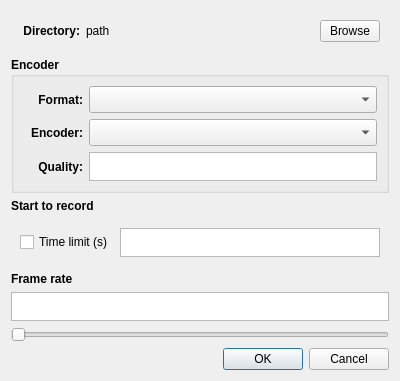
<?xml version="1.0" encoding="UTF-8"?>
<ui version="4.0">
 <class>dialog_record_option</class>
 <widget class="QDialog" name="dialog_record_option">
  <property name="geometry">
   <rect>
    <x>0</x>
    <y>0</y>
    <width>400</width>
    <height>381</height>
   </rect>
  </property>
  <property name="windowTitle">
   <string>Dialog</string>
  </property>
  <layout class="QVBoxLayout" name="verticalLayout">
   <item>
    <widget class="QWidget" name="widget_2" native="true">
     <layout class="QHBoxLayout" name="horizontalLayout_2">
      <item>
       <widget class="QLabel" name="label_2">
        <property name="minimumSize">
         <size>
          <width>60</width>
          <height>0</height>
         </size>
        </property>
        <property name="maximumSize">
         <size>
          <width>60</width>
          <height>16777215</height>
         </size>
        </property>
        <property name="font">
         <font>
          <bold>true</bold>
         </font>
        </property>
        <property name="text">
         <string>Directory:</string>
        </property>
        <property name="alignment">
         <set>Qt::AlignRight|Qt::AlignTrailing|Qt::AlignVCenter</set>
        </property>
       </widget>
      </item>
      <item>
       <widget class="QLabel" name="lbDir">
        <property name="text">
         <string>path</string>
        </property>
       </widget>
      </item>
      <item>
       <widget class="QPushButton" name="btnDir">
        <property name="maximumSize">
         <size>
          <width>60</width>
          <height>16777215</height>
         </size>
        </property>
        <property name="text">
         <string>Browse</string>
        </property>
       </widget>
      </item>
     </layout>
    </widget>
   </item>
   <item>
    <widget class="QGroupBox" name="groupBox">
     <property name="font">
      <font>
       <bold>true</bold>
      </font>
     </property>
     <property name="title">
      <string>Encoder</string>
     </property>
     <layout class="QGridLayout" name="gridLayout">
      <item row="1" column="0">
       <widget class="QLabel" name="label_3">
        <property name="minimumSize">
         <size>
          <width>60</width>
          <height>0</height>
         </size>
        </property>
        <property name="maximumSize">
         <size>
          <width>16777215</width>
          <height>16777215</height>
         </size>
        </property>
        <property name="text">
         <string>Encoder:</string>
        </property>
        <property name="alignment">
         <set>Qt::AlignRight|Qt::AlignTrailing|Qt::AlignVCenter</set>
        </property>
       </widget>
      </item>
      <item row="1" column="1">
       <widget class="QComboBox" name="cbVideoEncoder">
        <property name="minimumSize">
         <size>
          <width>0</width>
          <height>27</height>
         </size>
        </property>
       </widget>
      </item>
      <item row="2" column="0">
       <widget class="QLabel" name="label_4">
        <property name="text">
         <string>Quality:</string>
        </property>
        <property name="alignment">
         <set>Qt::AlignRight|Qt::AlignTrailing|Qt::AlignVCenter</set>
        </property>
       </widget>
      </item>
      <item row="2" column="1">
       <widget class="CustomPlainTextEdit" name="editQuality">
        <property name="minimumSize">
         <size>
          <width>0</width>
          <height>27</height>
         </size>
        </property>
       </widget>
      </item>
      <item row="0" column="0">
       <widget class="QLabel" name="label">
        <property name="maximumSize">
         <size>
          <width>60</width>
          <height>16777215</height>
         </size>
        </property>
        <property name="font">
         <font>
          <bold>true</bold>
         </font>
        </property>
        <property name="text">
         <string>Format:</string>
        </property>
        <property name="alignment">
         <set>Qt::AlignRight|Qt::AlignTrailing|Qt::AlignVCenter</set>
        </property>
       </widget>
      </item>
      <item row="0" column="1">
       <widget class="QComboBox" name="cbVideoFormat">
        <property name="minimumSize">
         <size>
          <width>0</width>
          <height>27</height>
         </size>
        </property>
       </widget>
      </item>
     </layout>
    </widget>
   </item>
   <item>
    <widget class="QLabel" name="label_6">
     <property name="font">
      <font>
       <bold>true</bold>
      </font>
     </property>
     <property name="text">
      <string>Start to record</string>
     </property>
    </widget>
   </item>
   <item>
    <widget class="QWidget" name="widget" native="true">
     <layout class="QHBoxLayout" name="horizontalLayout_3">
      <item>
       <widget class="QCheckBox" name="chkTimeLimit">
        <property name="font">
         <font>
          <bold>false</bold>
         </font>
        </property>
        <property name="text">
         <string>Time limit (s)</string>
        </property>
       </widget>
      </item>
      <item>
       <widget class="CustomPlainTextEdit" name="editTimeLimit">
        <property name="minimumSize">
         <size>
          <width>0</width>
          <height>27</height>
         </size>
        </property>
       </widget>
      </item>
     </layout>
    </widget>
   </item>
   <item>
    <widget class="QLabel" name="label_5">
     <property name="font">
      <font>
       <bold>true</bold>
      </font>
     </property>
     <property name="text">
      <string>Frame rate</string>
     </property>
    </widget>
   </item>
   <item>
    <widget class="CustomPlainTextEdit" name="editFrameRate">
     <property name="minimumSize">
      <size>
       <width>0</width>
       <height>27</height>
      </size>
     </property>
    </widget>
   </item>
   <item>
    <widget class="QSlider" name="sliderFrameRate">
     <property name="orientation">
      <enum>Qt::Horizontal</enum>
     </property>
    </widget>
   </item>
   <item>
    <widget class="QDialogButtonBox" name="buttonBox">
     <property name="orientation">
      <enum>Qt::Horizontal</enum>
     </property>
     <property name="standardButtons">
      <set>QDialogButtonBox::Cancel|QDialogButtonBox::Ok</set>
     </property>
    </widget>
   </item>
  </layout>
 </widget>
 <customwidgets>
  <customwidget>
   <class>CustomPlainTextEdit</class>
   <extends>QPlainTextEdit</extends>
   <header>custom_plain_text_edit.h</header>
  </customwidget>
 </customwidgets>
 <resources/>
 <connections>
  <connection>
   <sender>buttonBox</sender>
   <signal>accepted()</signal>
   <receiver>dialog_record_option</receiver>
   <slot>accept()</slot>
   <hints>
    <hint type="sourcelabel">
     <x>248</x>
     <y>254</y>
    </hint>
    <hint type="destinationlabel">
     <x>157</x>
     <y>274</y>
    </hint>
   </hints>
  </connection>
  <connection>
   <sender>buttonBox</sender>
   <signal>rejected()</signal>
   <receiver>dialog_record_option</receiver>
   <slot>reject()</slot>
   <hints>
    <hint type="sourcelabel">
     <x>316</x>
     <y>260</y>
    </hint>
    <hint type="destinationlabel">
     <x>286</x>
     <y>274</y>
    </hint>
   </hints>
  </connection>
 </connections>
</ui>
